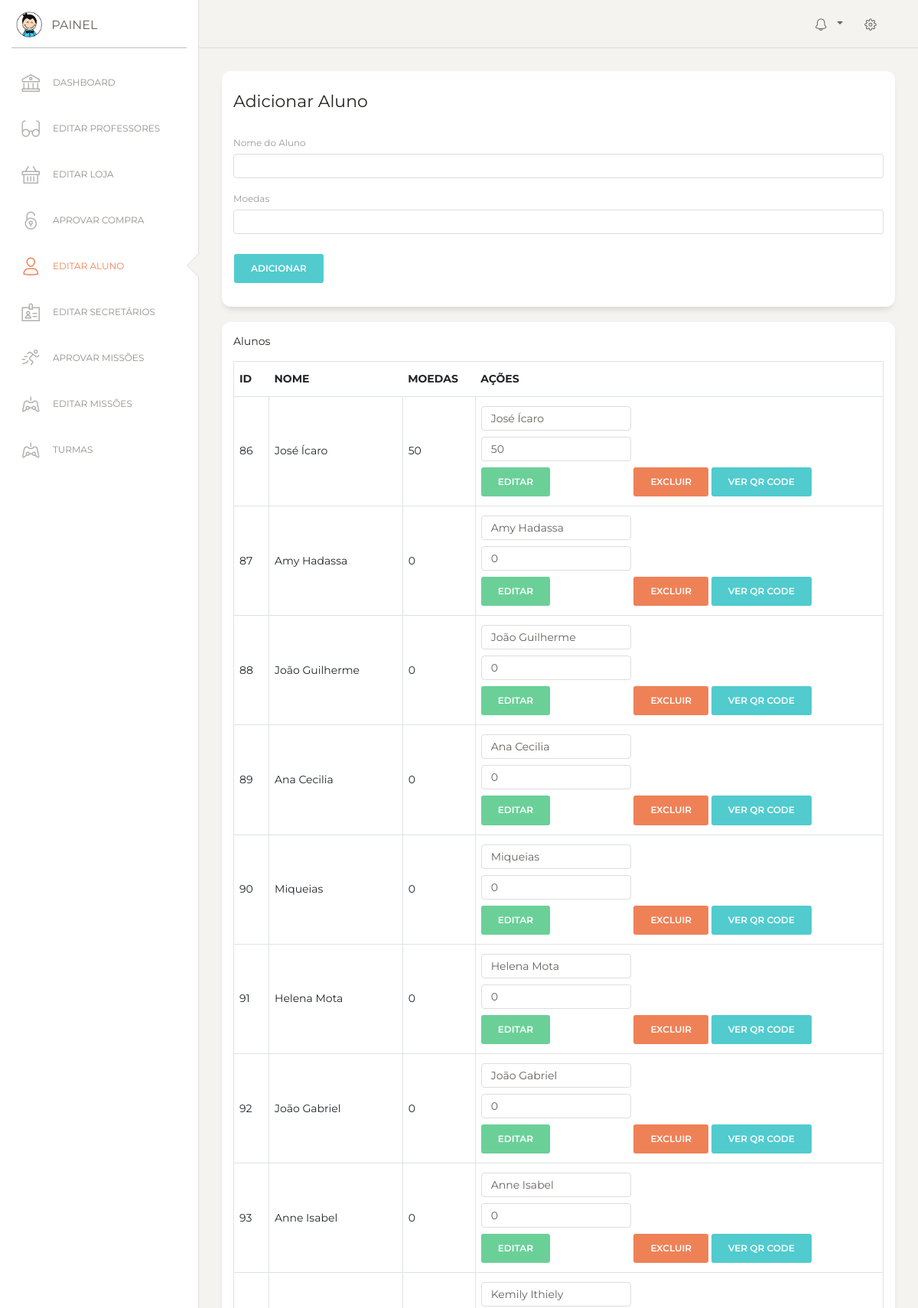
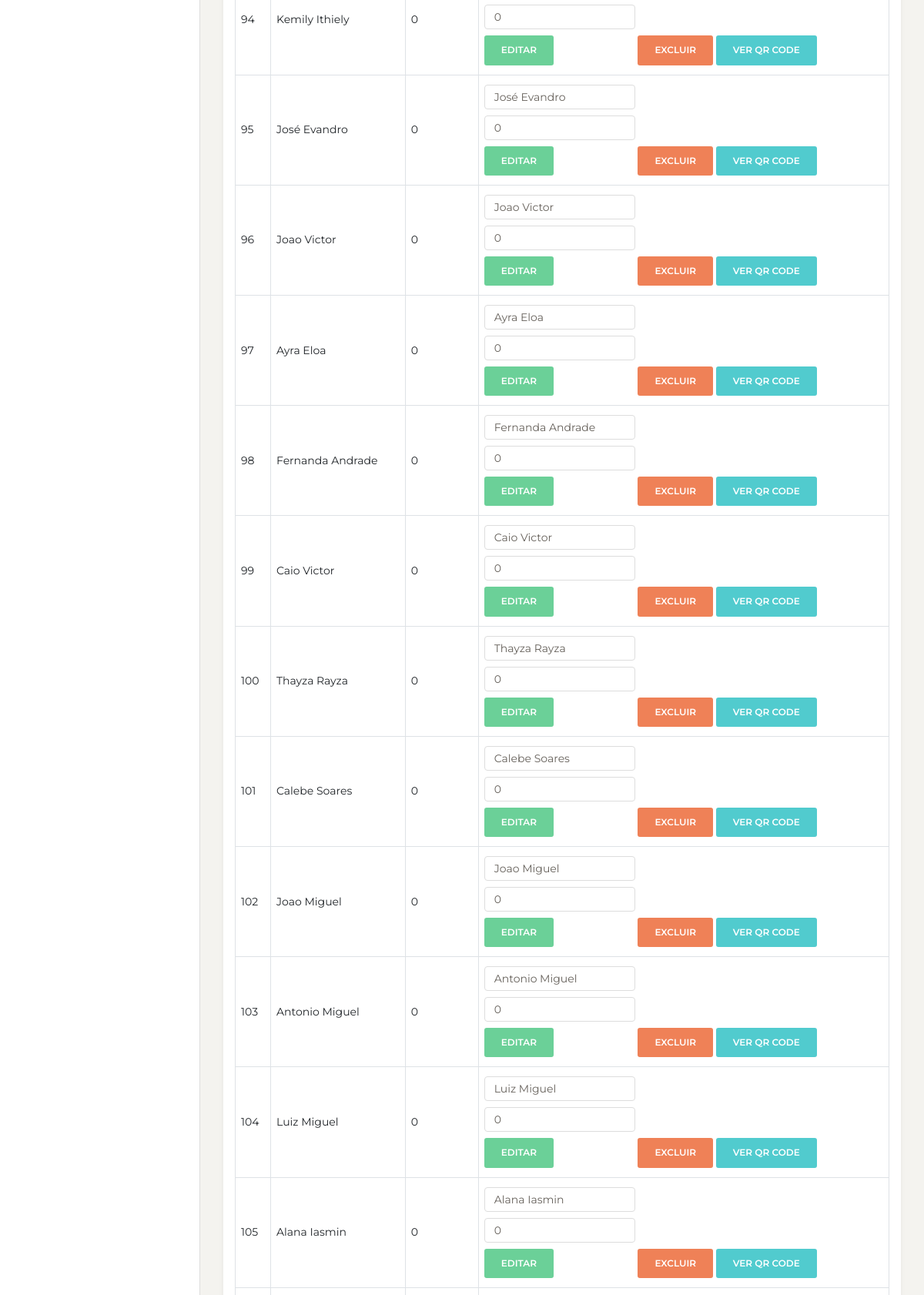
The page /painel/secretaria/paginas/editar_aluno.php (signed in, upper part) on the database its author committed (2 pictures, top to bottom).
### tables this page shows
CREATE TABLE `alunos` (
  `id` int(11) NOT NULL,
  `nome` varchar(100) NOT NULL,
  `moedas` int(11) DEFAULT 0,
  `qr_code_link` varchar(255) NOT NULL,
  `xp_atual` int(11) DEFAULT 0,
  `xp_total` int(11) DEFAULT 100,
  `nivel` int(11) DEFAULT 1,
  `avatar` varchar(255) DEFAULT 'asset/img/avatar/Robo Estudante.gif',
  `fundo` varchar(50) DEFAULT 'especial'
);

### painel/secretaria/paginas/editar_aluno.php (the view, shortened to what this page needs)
<?php
require '../../../db.php';
$sql = "SELECT * FROM alunos";
$stmt = $pdo->query($sql);
$alunos = $stmt->fetchAll(PDO::FETCH_ASSOC);
?>
<!DOCTYPE html>
<html lang="en">
<head>
  <link href="https://maxcdn.bootstrapcdn.com/font-awesome/latest/css/font-awesome.min.css" rel="stylesheet">
  <link href="../assets/css/bootstrap.min.css" rel="stylesheet" />
  <link href="../assets/css/paper-dashboard.css?v=2.0.1" rel="stylesheet" />
</head>
<body>
  <div class="wrapper">
    <div class="sidebar" data-color="white" data-active-color="danger">
      <div class="logo">
        <a href="dashboard.php" class="simple-text logo-mini">
          <div class="logo-image-small">
            <img src="../assets/img/logo-small.png" alt="Logo">
          </div>
        </a>
        <a href="dashboard.php" class="simple-text logo-normal">
          Painel
        </a>
      </div>
      <div class="sidebar-wrapper">
        <ul class="nav">
          <li>
            <a href="./dashboard.php">
              <i class="nc-icon nc-bank"></i>
              <p>Dashboard</p>
            </a>
          </li>
          <li>
            <a href="./editar_professor.php">
              <i class="nc-icon nc-glasses-2"></i>
              <p>Editar Professores</p>
            </a>
          </li>
          <li>
            <a href="./editar_loja.php">
              <i class="nc-icon nc-basket"></i>
              <p>Editar Loja</p>
            </a>
          </li>
          <li>
            <a href="./tables.php">
              <i class="nc-icon nc-lock-circle-open"></i>
              <p>Aprovar compra</p>
            </a>
          </li>
          <li class="active">
            <a href="./editar_aluno.php">
              <i class="nc-icon nc-single-02"></i>
              <p>Editar Aluno</p>
            </a>
          </li>
          <li>
            <a href="./editar_secretaria.php">
              <i class="nc-icon nc-badge"></i>
              <p>Editar Secretários</p>
            </a>
          </li>
          <li>
            <a href="./missoes.php">
              <i class="nc-icon nc-user-run"></i>
              <p>Aprovar Missões</p>
            </a>
          </li>
          <li>
            <a href="./editar_missoes.php">
              <i class="nc-icon nc-controller-modern"></i>
              <p>Editar Missões</p>
            </a>
          </li>
          <li>
            <a href="./turmas.php">
              <i class="nc-icon nc-controller-modern"></i>
              <p>Turmas</p>
            </a>
          </li>
        </ul>
      </div>
    </div>
    <div class="main-panel">
      <nav class="navbar navbar-expand-lg navbar-absolute fixed-top navbar-transparent">
        <div class="container-fluid">
          <div class="collapse navbar-collapse justify-content-end" id="navigation">
            <ul class="navbar-nav">
              <li class="nav-item btn-rotate dropdown">
                <a class="nav-link dropdown-toggle" href="#" id="navbarDropdownMenuLink" data-toggle="dropdown" aria-haspopup="true" aria-expanded="false">
                  <i class="nc-icon nc-bell-55"></i>
                </a>
              </li>
              <li class="nav-item">
                <a class="nav-link btn-rotate" href="javascript:;" data-bs-toggle="modal" data-bs-target="#editAccountModal">
                  <i class="nc-icon nc-settings-gear-65"></i>
                </a>
              </li>
            </ul>
          </div>
        </div>
      </nav>
      <div class="content">
          <div class="col-md-16">
    <div class="card card-user">
        <div class="card-header">
            <h5 class="card-title">Adicionar Aluno</h5>
        </div>
        <div class="card-body">
            <form method="POST">
                <div class="mb-3">
                    <label for="nome" class="form-label">Nome do Aluno</label>
                    <input type="text" class="form-control" id="nome" name="nome" required>
                </div>
                <div class="mb-3">
                    <label for="moedas" class="form-label">Moedas</label>
                    <input type="number" step="1" class="form-control" id="moedas" name="moedas">
                </div>
                <button type="submit" name="add" class="btn btn-primary">Adicionar</button>
            </form>
        </div>
    </div>
</div>
<div class="card">
    <div class="card-header">Alunos</div>
    <div class="card-body">
        <table class="table table-bordered">
            <thead>
                <tr>
                    <th>ID</th>
                    <th>Nome</th>
                    <th>Moedas</th>
                    <th>Ações</th>
                </tr>
            </thead>
            <tbody>
                <?php foreach ($alunos as $aluno): ?>
                    <tr>
                        <td><?= $aluno['id'] ?></td>
                        <td><?= $aluno['nome'] ?></td>
                        <td><?= $aluno['moedas'] ?></td>
                        <td>
                            <form method="POST" style="display: inline-block;">
                                <input type="text" name="nome" value="<?= $aluno['nome'] ?>" class="form-control mb-2" required>
                                <input type="number" step="1" name="moedas" value="<?= $aluno['moedas'] ?>" class="form-control mb-2" required>
                                <button type="submit" name="edit" class="btn btn-success">Editar</button>
                            </form>
                            <a href="?delete=<?= $aluno['id'] ?>" class="btn btn-danger" onclick="return confirm('Tem certeza que deseja excluir este aluno?');">Excluir</a>
                            <a href="visualizar_qr.php?url=<?= urlencode($aluno['qr_code_link']); ?>&nome=<?= urlencode($aluno['nome']); ?>"
                                target="_blank" class="btn btn-primary">Ver QR Code</a>
                        </td>
                    </tr>
                <?php endforeach; ?>
            </tbody>
        </table>
    </div>
</div>
        </div>
    </div>
        </div>
      <footer class="footer footer-black  footer-white ">
        <div class="container-fluid">
          <div class="row">
            <nav class="footer-nav">
              <ul>
                <li><a href="https://www.creative-tim.com" target="_blank">Creative Tim</a></li>
                <li><a href="https://www.creative-tim.com/blog" target="_blank">Blog</a></li>
                <li><a href="https://www.creative-tim.com/license" target="_blank">Licenses</a></li>
              </ul>
            </nav>
            <div class="credits ml-auto">
              <span class="copyright">
                , made with <i class="fa fa-heart heart"></i> by Creative Tim
              </span>
            </div>
          </div>
        </div>
      </footer>
</body>
</html>

### rows shown on the page
alunos: id "86", nome "José Ícaro", moedas "50"
alunos: id "87", nome "Amy Hadassa", moedas "0"
alunos: id "88", nome "João Guilherme", moedas "0"
alunos: id "89", nome "Ana Cecilia", moedas "0"
alunos: id "90", nome "Miqueias", moedas "0"
alunos: id "91", nome "Helena Mota", moedas "0"
alunos: id "92", nome "João Gabriel", moedas "0"
alunos: id "93", nome "Anne Isabel", moedas "0"
alunos: id "94", nome "Kemily Ithiely", moedas "0"
alunos: id "95", nome "José Evandro", moedas "0"
alunos: id "96", nome "Joao Victor", moedas "0"
alunos: id "97", nome "Ayra Eloa", moedas "0"
alunos: id "98", nome "Fernanda Andrade", moedas "0"
alunos: id "99", nome "Caio Victor", moedas "0"
alunos: id "100", nome "Thayza Rayza", moedas "0"
alunos: id "101", nome "Calebe Soares", moedas "0"
alunos: id "102", nome "Joao Miguel", moedas "0"
alunos: id "103", nome "Antonio Miguel", moedas "0"
alunos: id "104", nome "Luiz Miguel", moedas "0"
alunos: id "105", nome "Alana Iasmin", moedas "0"
